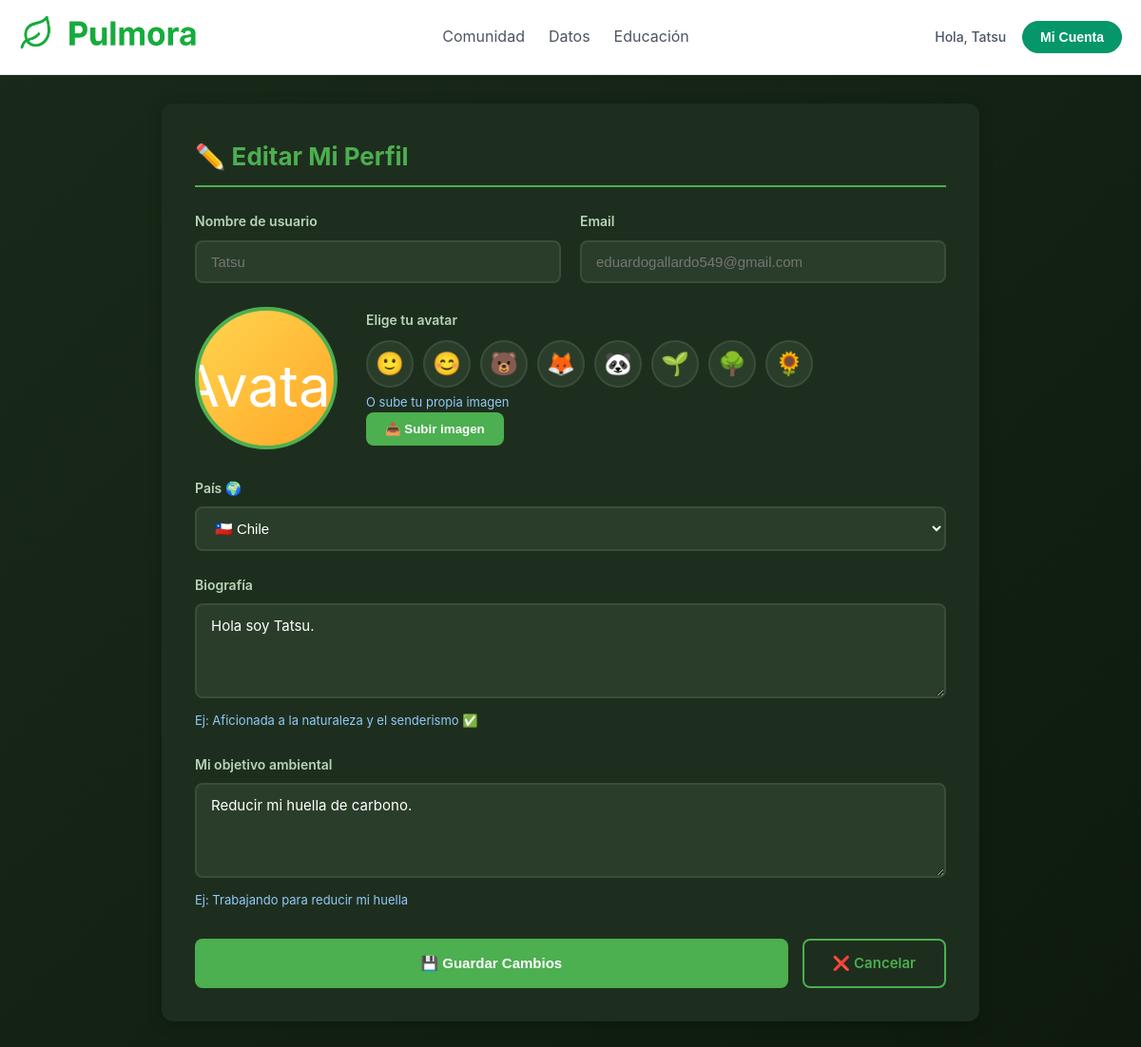
Before: /edit_account (signed in) with the older database file.
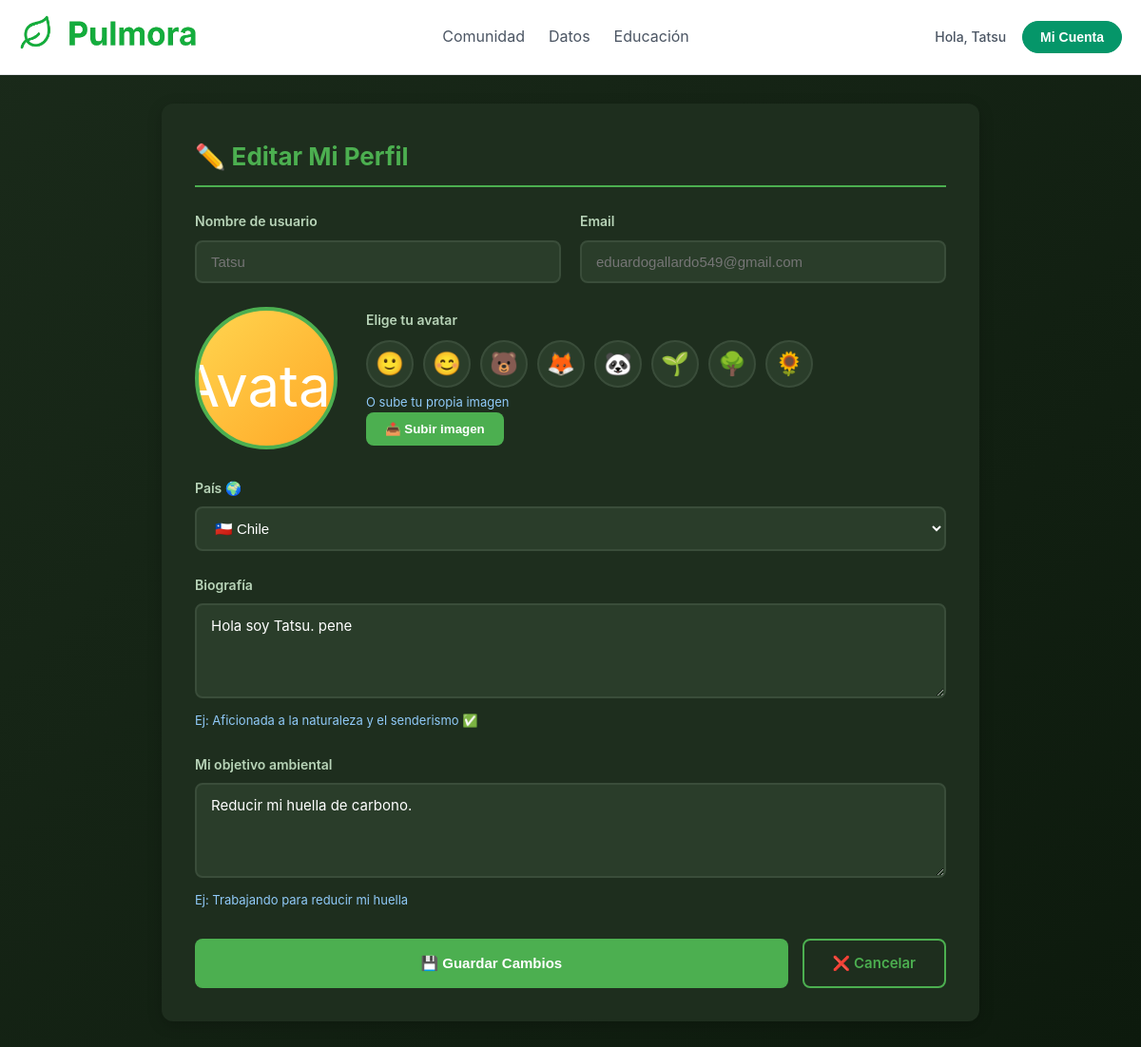
After: the same page with the newer database file.
### Pulmora_Maps/models.py (models this page shows, shortened)
class UserProfile(models.Model):
    user = models.OneToOneField(User, on_delete=models.CASCADE, related_name='profile')
    avatar = models.TextField(blank=True, null=True)
    bio = models.TextField(blank=True, null=True, max_length=500)
    pais = models.CharField(max_length=2, blank=True, null=True)
    objetivo = models.TextField(blank=True, null=True, max_length=200)
    class Meta:
        db_table = "perfiles_usuario"
        verbose_name_plural = "Perfiles de Usuario"

### Pulmora_Maps/views.py (the view)
# urls.py: path('edit_account', views.edit_account, name="edit_account"),
@login_required
def edit_account(request):
    profile, created = UserProfile.objects.get_or_create(user=request.user)
    context = {
        'user': request.user,
        'profile': profile,
    }
    return render(request, 'pulmora/edit_account.html', context)

### Pulmora_Maps/templates/pulmora/edit_account.html (shortened to what the changed rows need)
{% load static %}
<!DOCTYPE html>
<html lang="es">
<head>
    <link rel="stylesheet" href="{% static 'css/edit_account.css' %}">
</head>
<body>
    <div class="profile-container">
        <div class="card">
            <h2 class="card-title">✏️ Editar Mi Perfil</h2>
            <form id="profileForm">
                <div class="form-group">
                    <label for="pais">País 🌍</label>
                    <select id="pais">
                        <option value="CL" {% if profile.pais == 'CL' %}selected{% endif %}>🇨🇱 Chile</option>
                    </select>
                </div>
                <div class="form-group">
                    <label for="bio">Biografía</label>
                    <textarea id="bio" placeholder="Cuéntanos sobre ti y tu compromiso con el medio ambiente...">{{ profile.bio|default:'' }}</textarea>
                    <p class="info-text">Ej: Aficionada a la naturaleza y el senderismo ✅</p>
                </div>
                <div class="form-group">
                    <label for="objetivo">Mi objetivo ambiental</label>
                    <textarea id="objetivo" placeholder="¿Qué quieres lograr?">{{ profile.objetivo|default:'' }}</textarea>
                    <p class="info-text">Ej: Trabajando para reducir mi huella</p>
                </div>
            </form>
        </div>
    </div>
</body>
</html>

Changed rows visible on the page:
changed UserProfile "🇨🇱 Chile": bio "Hola soy Tatsu." → "Hola soy Tatsu. pene"
